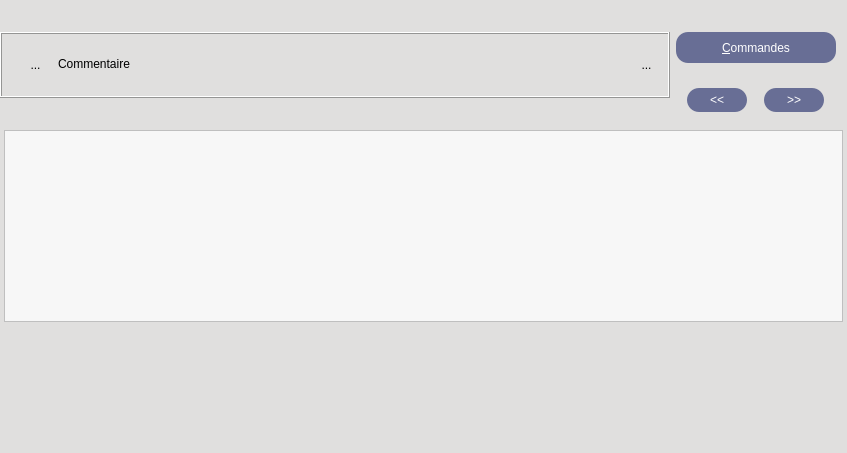
<?xml version="1.0" encoding="UTF-8"?>
<ui version="4.0">
 <class>WidgetCommentaire</class>
 <widget class="QWidget" name="WidgetCommentaire">
  <property name="geometry">
   <rect>
    <x>0</x>
    <y>0</y>
    <width>847</width>
    <height>453</height>
   </rect>
  </property>
  <property name="sizePolicy">
   <sizepolicy hsizetype="Expanding" vsizetype="Expanding">
    <horstretch>0</horstretch>
    <verstretch>0</verstretch>
   </sizepolicy>
  </property>
  <property name="minimumSize">
   <size>
    <width>0</width>
    <height>0</height>
   </size>
  </property>
  <property name="windowTitle">
   <string>DCommandeUnique</string>
  </property>
  <property name="toolTip">
   <string/>
  </property>
  <property name="styleSheet">
   <string notr="true">background-color : rgb(224,223,222);
font : 'times' 9px</string>
  </property>
  <layout class="QVBoxLayout" name="verticalLayout_2">
   <property name="spacing">
    <number>0</number>
   </property>
   <property name="leftMargin">
    <number>0</number>
   </property>
   <property name="topMargin">
    <number>0</number>
   </property>
   <property name="rightMargin">
    <number>0</number>
   </property>
   <property name="bottomMargin">
    <number>0</number>
   </property>
   <item>
    <widget class="QFrame" name="frameAffichage">
     <property name="sizePolicy">
      <sizepolicy hsizetype="Preferred" vsizetype="Fixed">
       <horstretch>0</horstretch>
       <verstretch>0</verstretch>
      </sizepolicy>
     </property>
     <property name="minimumSize">
      <size>
       <width>0</width>
       <height>130</height>
      </size>
     </property>
     <property name="maximumSize">
      <size>
       <width>16777215</width>
       <height>130</height>
      </size>
     </property>
     <property name="styleSheet">
      <string notr="true">background-color:rgb(224,223,222)</string>
     </property>
     <property name="frameShape">
      <enum>QFrame::NoFrame</enum>
     </property>
     <property name="frameShadow">
      <enum>QFrame::Raised</enum>
     </property>
     <layout class="QHBoxLayout" name="horizontalLayout_7">
      <property name="spacing">
       <number>0</number>
      </property>
      <property name="leftMargin">
       <number>0</number>
      </property>
      <property name="topMargin">
       <number>0</number>
      </property>
      <property name="bottomMargin">
       <number>0</number>
      </property>
      <item>
       <layout class="QHBoxLayout" name="horizontalLayout_9">
        <property name="spacing">
         <number>6</number>
        </property>
        <item>
         <layout class="QVBoxLayout" name="verticalLayout_3">
          <item>
           <widget class="QFrame" name="frame_4">
            <property name="sizePolicy">
             <sizepolicy hsizetype="Preferred" vsizetype="Fixed">
              <horstretch>0</horstretch>
              <verstretch>0</verstretch>
             </sizepolicy>
            </property>
            <property name="frameShape">
             <enum>QFrame::Box</enum>
            </property>
            <property name="frameShadow">
             <enum>QFrame::Raised</enum>
            </property>
            <layout class="QHBoxLayout" name="horizontalLayout_10">
             <property name="spacing">
              <number>0</number>
             </property>
             <item>
              <spacer name="horizontalSpacer_7">
               <property name="orientation">
                <enum>Qt::Horizontal</enum>
               </property>
               <property name="sizeType">
                <enum>QSizePolicy::Fixed</enum>
               </property>
               <property name="sizeHint" stdset="0">
                <size>
                 <width>13</width>
                 <height>20</height>
                </size>
               </property>
              </spacer>
             </item>
             <item>
              <widget class="MonBoutonValide" name="RBValide">
               <property name="minimumSize">
                <size>
                 <width>17</width>
                 <height>31</height>
                </size>
               </property>
               <property name="maximumSize">
                <size>
                 <width>21</width>
                 <height>31</height>
                </size>
               </property>
               <property name="focusPolicy">
                <enum>Qt::ClickFocus</enum>
               </property>
               <property name="toolTip">
                <string>Affiche le rapport de validité de la commande</string>
               </property>
               <property name="styleSheet">
                <string notr="true">border : 0px</string>
               </property>
               <property name="text">
                <string>...</string>
               </property>
               <property name="icon">
                <iconset>
                 <normaloff>../Editeur/icons/ast-green-ball.png</normaloff>../Editeur/icons/ast-green-ball.png</iconset>
               </property>
               <property name="iconSize">
                <size>
                 <width>21</width>
                 <height>31</height>
                </size>
               </property>
              </widget>
             </item>
             <item>
              <spacer name="horizontalSpacer_10">
               <property name="orientation">
                <enum>Qt::Horizontal</enum>
               </property>
               <property name="sizeType">
                <enum>QSizePolicy::Fixed</enum>
               </property>
               <property name="sizeHint" stdset="0">
                <size>
                 <width>13</width>
                 <height>20</height>
                </size>
               </property>
              </spacer>
             </item>
             <item>
              <widget class="QLabel" name="labelNCommentaire">
               <property name="sizePolicy">
                <sizepolicy hsizetype="MinimumExpanding" vsizetype="Fixed">
                 <horstretch>0</horstretch>
                 <verstretch>0</verstretch>
                </sizepolicy>
               </property>
               <property name="minimumSize">
                <size>
                 <width>150</width>
                 <height>31</height>
                </size>
               </property>
               <property name="frameShape">
                <enum>QFrame::NoFrame</enum>
               </property>
               <property name="frameShadow">
                <enum>QFrame::Raised</enum>
               </property>
               <property name="text">
                <string>&lt;html&gt;&lt;head/&gt;&lt;body&gt;&lt;p&gt;Commentaire&lt;/p&gt;&lt;/body&gt;&lt;/html&gt;</string>
               </property>
              </widget>
             </item>
             <item>
              <spacer name="toto_2">
               <property name="orientation">
                <enum>Qt::Horizontal</enum>
               </property>
               <property name="sizeType">
                <enum>QSizePolicy::Maximum</enum>
               </property>
               <property name="sizeHint" stdset="0">
                <size>
                 <width>2</width>
                 <height>40</height>
                </size>
               </property>
              </spacer>
             </item>
             <item>
              <spacer name="horizontalSpacer_11">
               <property name="orientation">
                <enum>Qt::Horizontal</enum>
               </property>
               <property name="sizeType">
                <enum>QSizePolicy::Ignored</enum>
               </property>
               <property name="sizeHint" stdset="0">
                <size>
                 <width>2</width>
                 <height>40</height>
                </size>
               </property>
              </spacer>
             </item>
             <item>
              <spacer name="horizontalSpacer_12">
               <property name="orientation">
                <enum>Qt::Horizontal</enum>
               </property>
               <property name="sizeType">
                <enum>QSizePolicy::Fixed</enum>
               </property>
               <property name="sizeHint" stdset="0">
                <size>
                 <width>13</width>
                 <height>20</height>
                </size>
               </property>
              </spacer>
             </item>
             <item>
              <widget class="QToolButton" name="RBPoubelle">
               <property name="minimumSize">
                <size>
                 <width>21</width>
                 <height>31</height>
                </size>
               </property>
               <property name="maximumSize">
                <size>
                 <width>21</width>
                 <height>31</height>
                </size>
               </property>
               <property name="focusPolicy">
                <enum>Qt::ClickFocus</enum>
               </property>
               <property name="toolTip">
                <string>Détruit la commande</string>
               </property>
               <property name="styleSheet">
                <string notr="true">border : 0px</string>
               </property>
               <property name="text">
                <string>...</string>
               </property>
               <property name="icon">
                <iconset>
                 <normaloff>../Editeur/icons/deleteRond.png</normaloff>../Editeur/icons/deleteRond.png</iconset>
               </property>
               <property name="iconSize">
                <size>
                 <width>21</width>
                 <height>31</height>
                </size>
               </property>
              </widget>
             </item>
            </layout>
           </widget>
          </item>
         </layout>
        </item>
        <item>
         <layout class="QVBoxLayout" name="verticalLayout_6">
          <property name="spacing">
           <number>8</number>
          </property>
          <property name="topMargin">
           <number>15</number>
          </property>
          <item>
           <widget class="QPushButton" name="bCatalogue">
            <property name="sizePolicy">
             <sizepolicy hsizetype="Fixed" vsizetype="Fixed">
              <horstretch>0</horstretch>
              <verstretch>0</verstretch>
             </sizepolicy>
            </property>
            <property name="minimumSize">
             <size>
              <width>160</width>
              <height>31</height>
             </size>
            </property>
            <property name="focusPolicy">
             <enum>Qt::ClickFocus</enum>
            </property>
            <property name="toolTip">
             <string>Affiche les commandes possibles</string>
            </property>
            <property name="styleSheet">
             <string notr="true">background-color:rgb(104,110,149);
color :white;
border-radius : 12px
</string>
            </property>
            <property name="text">
             <string>&amp;Commandes</string>
            </property>
            <property name="shortcut">
             <string>Shift+A, Alt+A, Alt+A, Alt+A</string>
            </property>
            <property name="autoDefault">
             <bool>true</bool>
            </property>
            <property name="default">
             <bool>true</bool>
            </property>
           </widget>
          </item>
          <item>
           <layout class="QHBoxLayout" name="horizontalLayout_11">
            <item>
             <widget class="QPushButton" name="bAvant">
              <property name="sizePolicy">
               <sizepolicy hsizetype="Fixed" vsizetype="Fixed">
                <horstretch>0</horstretch>
                <verstretch>0</verstretch>
               </sizepolicy>
              </property>
              <property name="minimumSize">
               <size>
                <width>60</width>
                <height>24</height>
               </size>
              </property>
              <property name="maximumSize">
               <size>
                <width>60</width>
                <height>24</height>
               </size>
              </property>
              <property name="focusPolicy">
               <enum>Qt::ClickFocus</enum>
              </property>
              <property name="toolTip">
               <string>Affiche le formulaire de la commande précédente</string>
              </property>
              <property name="styleSheet">
               <string notr="true">background-color:rgb(104,110,149);
color :white;
border-radius : 12px
</string>
              </property>
              <property name="text">
               <string>&lt;&lt;</string>
              </property>
              <property name="shortcut">
               <string>Shift+A, Alt+A, Alt+A, Alt+A</string>
              </property>
              <property name="autoDefault">
               <bool>true</bool>
              </property>
              <property name="default">
               <bool>true</bool>
              </property>
             </widget>
            </item>
            <item>
             <widget class="QPushButton" name="bApres">
              <property name="sizePolicy">
               <sizepolicy hsizetype="Fixed" vsizetype="Fixed">
                <horstretch>0</horstretch>
                <verstretch>0</verstretch>
               </sizepolicy>
              </property>
              <property name="minimumSize">
               <size>
                <width>60</width>
                <height>24</height>
               </size>
              </property>
              <property name="maximumSize">
               <size>
                <width>60</width>
                <height>24</height>
               </size>
              </property>
              <property name="focusPolicy">
               <enum>Qt::ClickFocus</enum>
              </property>
              <property name="toolTip">
               <string>Affiche le formulaire de la commande suivante</string>
              </property>
              <property name="styleSheet">
               <string notr="true">background-color:rgb(104,110,149);
color :white;
border-radius : 12px
</string>
              </property>
              <property name="text">
               <string>&gt;&gt;</string>
              </property>
              <property name="shortcut">
               <string>Shift+A, Alt+A, Alt+A, Alt+A</string>
              </property>
              <property name="autoDefault">
               <bool>true</bool>
              </property>
              <property name="default">
               <bool>true</bool>
              </property>
             </widget>
            </item>
           </layout>
          </item>
         </layout>
        </item>
       </layout>
      </item>
     </layout>
    </widget>
   </item>
   <item>
    <widget class="QScrollArea" name="scrollAreaCommandes">
     <property name="minimumSize">
      <size>
       <width>0</width>
       <height>0</height>
      </size>
     </property>
     <property name="styleSheet">
      <string notr="true"/>
     </property>
     <property name="frameShape">
      <enum>QFrame::NoFrame</enum>
     </property>
     <property name="verticalScrollBarPolicy">
      <enum>Qt::ScrollBarAsNeeded</enum>
     </property>
     <property name="widgetResizable">
      <bool>true</bool>
     </property>
     <widget class="QWidget" name="scrollAreaWidgetContents">
      <property name="geometry">
       <rect>
        <x>0</x>
        <y>0</y>
        <width>847</width>
        <height>323</height>
       </rect>
      </property>
      <layout class="QVBoxLayout" name="verticalLayout">
       <property name="spacing">
        <number>0</number>
       </property>
       <property name="leftMargin">
        <number>4</number>
       </property>
       <property name="topMargin">
        <number>0</number>
       </property>
       <property name="rightMargin">
        <number>4</number>
       </property>
       <property name="bottomMargin">
        <number>0</number>
       </property>
       <item>
        <widget class="QTextEdit" name="commentaireTE">
         <property name="styleSheet">
          <string notr="true">background : rgb(247,247,247)</string>
         </property>
        </widget>
       </item>
       <item>
        <spacer name="verticalSpacer">
         <property name="orientation">
          <enum>Qt::Vertical</enum>
         </property>
         <property name="sizeHint" stdset="0">
          <size>
           <width>20</width>
           <height>32</height>
          </size>
         </property>
        </spacer>
       </item>
      </layout>
     </widget>
    </widget>
   </item>
  </layout>
 </widget>
 <layoutdefault spacing="6" margin="11"/>
 <pixmapfunction>qPixmapFromMimeSource</pixmapfunction>
 <customwidgets>
  <customwidget>
   <class>MonBoutonValide</class>
   <extends>QToolButton</extends>
   <header>monBoutonValide.h</header>
  </customwidget>
 </customwidgets>
 <tabstops>
  <tabstop>scrollAreaCommandes</tabstop>
 </tabstops>
 <resources/>
 <connections/>
</ui>
